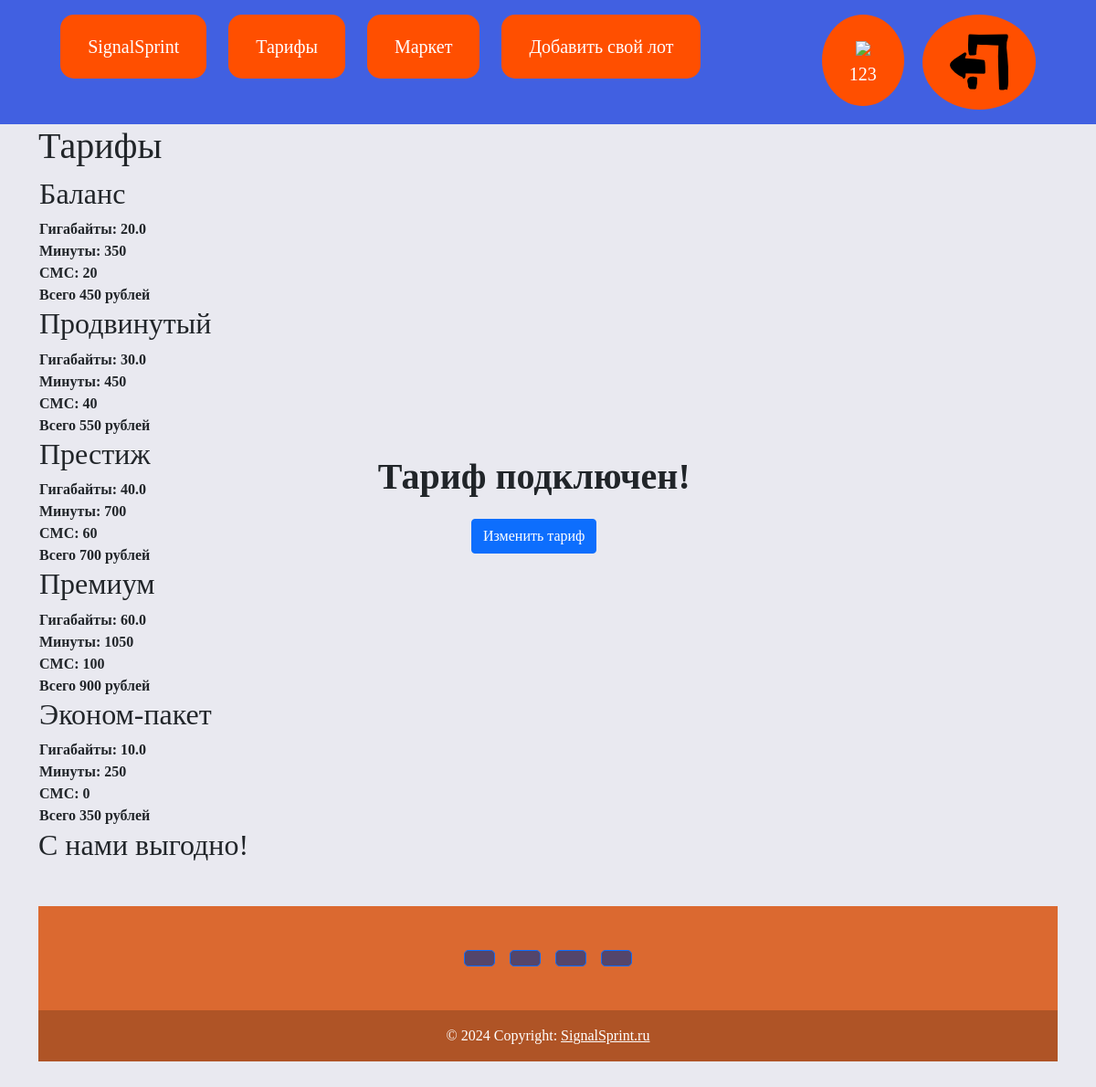
Screenshot of /tarifs (signed in) with the database file from the repository.
### data/users.py (models this page shows, shortened)
class User(SqlAlchemyBase, UserMixin, SerializerMixin):
    __tablename__ = 'user'
    id = sqlalchemy.Column(sqlalchemy.Integer,
                           primary_key=True, autoincrement=True)
    name = sqlalchemy.Column(sqlalchemy.String, nullable=True)
    phone_number = sqlalchemy.Column(sqlalchemy.String,
                                     index=True, unique=True, nullable=True)
    surname = sqlalchemy.Column(sqlalchemy.String, nullable=True)
    money = sqlalchemy.Column(sqlalchemy.Integer, nullable=True)
    hashed_password = sqlalchemy.Column(sqlalchemy.String, nullable=False)
    created_date = sqlalchemy.Column(sqlalchemy.DateTime,
                                     default=datetime.datetime.now)
    lots = orm.relationship("Lots", back_populates='user')
    paket_users = orm.relationship('Paket_Users', back_populates='user')

### data/tariff.py (models this page shows)
class Tariff(SqlAlchemyBase, SerializerMixin):
    __tablename__ = 'tariff'
    id = sqlalchemy.Column(sqlalchemy.Integer, primary_key=True, autoincrement=True)
    name_tariff = sqlalchemy.Column(sqlalchemy.String, nullable=True)
    quantity_gb = sqlalchemy.Column(sqlalchemy.Float, nullable=True)
    quantity_minuts = sqlalchemy.Column(sqlalchemy.Integer, nullable=True)
    quantity_sms = sqlalchemy.Column(sqlalchemy.Integer, nullable=True)
    coast = sqlalchemy.Column(sqlalchemy.Integer, nullable=True)
    paket_users = orm.relationship('Paket_Users', back_populates='tariff')

### server.py (the view)
@app.route("/tarifs", methods=['POST', 'GET'])
def tarifs():
    db_sess = db_session.create_session()
    tariffs = db_sess.query(Tariff).all()
    if current_user.is_authenticated:
        current_user_paket = db_sess.query(Paket_Users).filter(Paket_Users.user_id == int(current_user.id)).first()
        if current_user_paket.tariff_id is None:
            if request.method == 'GET':
                return render_template("tarif.html", tariff=tariffs)
            elif request.method == 'POST':
                new_tariff = request.form["tariff"]
                tar = db_sess.query(Tariff).filter(Tariff.id == int(new_tariff)).first()
                if current_user.money <= tar.coast:
                    tar_ya = False
                    return render_template("tarifs.html", tariff=tariffs, tar_ya=tar_ya, aut_us=True)
                else:
                    tar_ya = True
                    current_user.money -= tar.coast
                    current_user_paket.tariff_id = new_tariff
                    current_user_paket.tariff_connect = 1
                    current_user_paket.date_renewal_tariff = datetime.datetime.now()
                    db_sess.merge(current_user)
                    db_sess.merge(current_user_paket)
                    db_sess.commit()
                    return render_template("tarifs.html", tariff=tariffs, tar_ya=tar_ya, aut_us=True)
        else:
            if request.method == 'GET':
                return render_template("tarifs.html", tariff=tariffs, tar_ya=True, aut_us=True)
            elif request.method == 'POST':
                current_user_paket.tariff_id = None
                current_user_paket.tariff_connect = 0
                db_sess.merge(current_user_paket)
                db_sess.commit()
                return render_template("tarif.html", tariff=tariffs)
    else:
        return render_template("tarifs.html", tariff=tariffs, tar_ya=True, aut_us=False)

### data/db_session.py (called while the page is built)
def create_session() -> Session:
    global __factory
    return __factory()

### server.py (called while the page is built)
@login_manager.user_loader
def load_user(user_id):
    db_sess = db_session.create_session()
    return db_sess.query(User).get(user_id)

### templates/tarifs.html
{% extends "base.html" %}
{% block content %}
<h1>Тарифы</h1>
<table>
    <tr>
        <th>
            {% for item in tariff %}
            <div class="tariff">
                <div>
                    <h2>{{item.name_tariff}}</h2>
                </div>
                <div>
                    Гигабайты: {{item.quantity_gb}}
                </div>
                <div>
                    Минуты: {{item.quantity_minuts}}
                </div>
                <div>
                    СМС: {{item.quantity_sms}}
                </div>
                <div>
                    Всего {{item.coast}} рублей
                </div>
            </div>
            {% endfor %}
        </th>
        {% for i in range(30) %}
        <th><p style="color:#E9E9F0">. </p> </th>
        {% endfor %}
        <th>
            {% if aut_us == True %}
                {% if tar_ya == True %}
                <div>
                    <p style="font-size:40px">Тариф подключен!</p>
                </div>
                <div>
                    <form method="post">
                        <div align="center">
                            <button type="submit" class="btn btn-primary">Изменить тариф</button>
                        </div>
                    </form>
                </div>
                {% else: %}
                <div><p style="font-size:40px">Недостаточно средств</p></div>
                {% endif %}
            {% else: %}
            <div><p style="font-size:40px">Войдите в аккаунт для</p></div>
            <div align="center"><p style="font-size:40px">подключения тарифа</p></div>
            {% endif %}
        </th>
    </tr>
</table>
<h2>С нами выгодно!</h2>
{% endblock %}

### templates/base.html (shortened to what this page needs)
<!DOCTYPE html>
<html lang="en">
<head>
    <link rel="stylesheet"
          href="https://cdn.jsdelivr.net/npm/bootstrap@5.0.0-beta1/dist/css/bootstrap.min.css"
>
    <link rel="stylesheet" type="text/css" href="static/css/style_base.css"/>
</head>
<body>
<nav class="navbar-menu nav">
    <div class="div_menu">
        <a href="/" class="button_menu button">SignalSprint</a>
        <a href="/tarifs" class="button_menu button">Тарифы</a>
        <a href="/market" class="button_menu button">Маркет</a>
        {% if current_user.is_authenticated %}
        <a href="/lots" class="button_menu button">Добавить свой лот</a>
        {% endif %}
    </div>
    <div class="div_menu">
        {% if current_user.is_authenticated %}
        <a href="/profiles" class="profil button">
            {% if current_user.is_authenticated %}
            <img src='static/img/reg_profil.png'><br>
            {{ current_user.name }}
            {% endif %}
        </a>
        <a class="navbar-brand profil button" href="/logout">
            <img src='static/img/go_out.png'>
        </a>
        {% else %}
        <p>
            <a class="btn btn-primary " href="/register">Зарегистрироваться</a>
            <a class="btn btn-success" href="/login">Войти</a>
        </p>
        {% endif %}
    </div>
</nav>
<main role="main" class="container">
    {% block content %}
    {% endblock %}
</main>
<div class="container my-5">
    <footer class="text-center text-lg-start" style="background-color: #db6930;">
        <div class="container d-flex justify-content-center py-5">
            <button type="button" class="btn btn-primary btn-lg btn-floating mx-2"
                    style="background-color: #54456b;">
            </button>
            <button type="button" class="btn btn-primary btn-lg btn-floating mx-2"
                    style="background-color: #54456b;">
            </button>
            <button type="button" class="btn btn-primary btn-lg btn-floating mx-2"
                    style="background-color: #54456b;">
            </button>
            <button type="button" class="btn btn-primary btn-lg btn-floating mx-2"
                    style="background-color: #54456b;">
            </button>
        </div>
        <div class="text-center text-white p-3" style="background-color: rgba(0, 0, 0, 0.2);">
            © 2024 Copyright:
            <a class="text-white" href="https://www.google.com/">SignalSprint.ru</a>
        </div>
    </footer>
</div>
</body>
</html>

### static/css/style_base.css (style rules this page uses)
body { font-family: PT Astra Sans; background-color: #e9e9f0; }
div.div_menu .button { background-color: #FF4F00; border: none; color: white; padding: 20px 30px; text-align: center; text-decoration: none; display: inline-block; font-size: 20px; margin: 16px 10px; cursor: pointer; height: 100%; }
nav.navbar-menu div.div_menu { height: 100%; }
div.div_menu .button_menu { border-radius: 15px; }
div.div_menu .profil { border-radius: 50%; float: left; }
nav.navbar-menu { background-color: #4160E1; display: flex; justify-content: space-around; }
.container { width: auto; max-width: 1152px; }
.container { margin-right: auto; margin-left: auto; padding-left: 18px; padding-right: 18px; }

### rows the page displays
User: name "123"
Tariff: name_tariff "Баланс", quantity_gb "20.0", quantity_minuts "350", quantity_sms "20", coast "450"
Tariff: name_tariff "Продвинутый", quantity_gb "30.0", quantity_minuts "450", quantity_sms "40", coast "550"
Tariff: name_tariff "Престиж", quantity_gb "40.0", quantity_minuts "700", quantity_sms "60", coast "700"
Tariff: name_tariff "Премиум", quantity_gb "60.0", quantity_minuts "1050", quantity_sms "100", coast "900"
Tariff: name_tariff "Эконом-пакет", quantity_gb "10.0", quantity_minuts "250", quantity_sms "0", coast "350"
